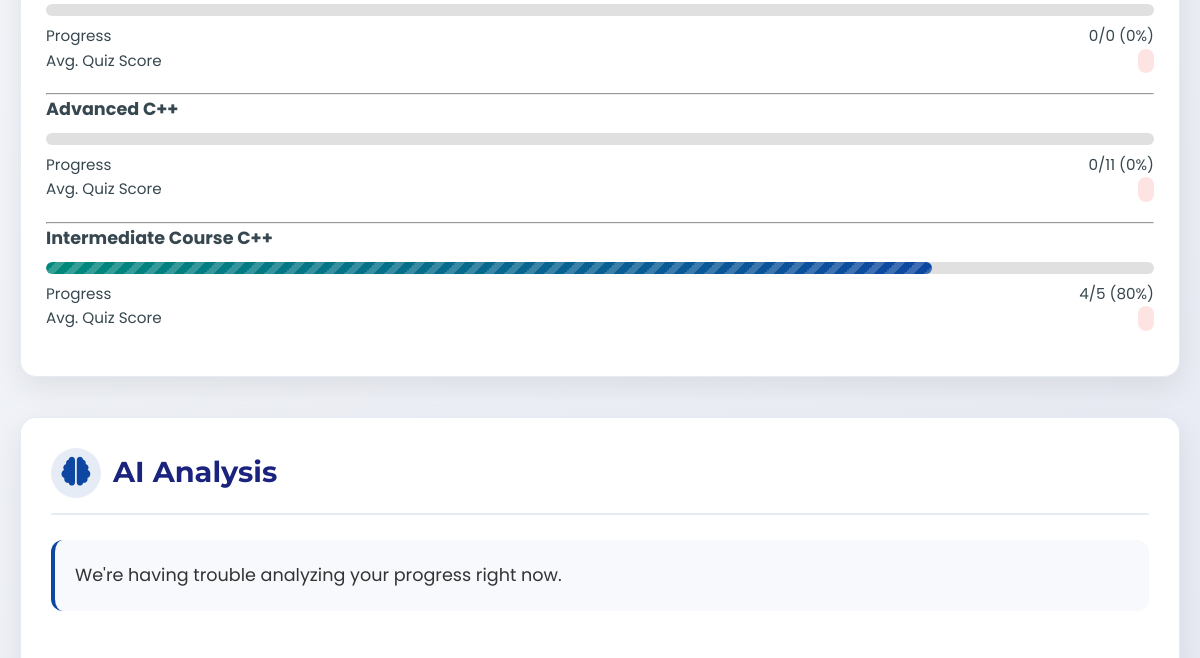
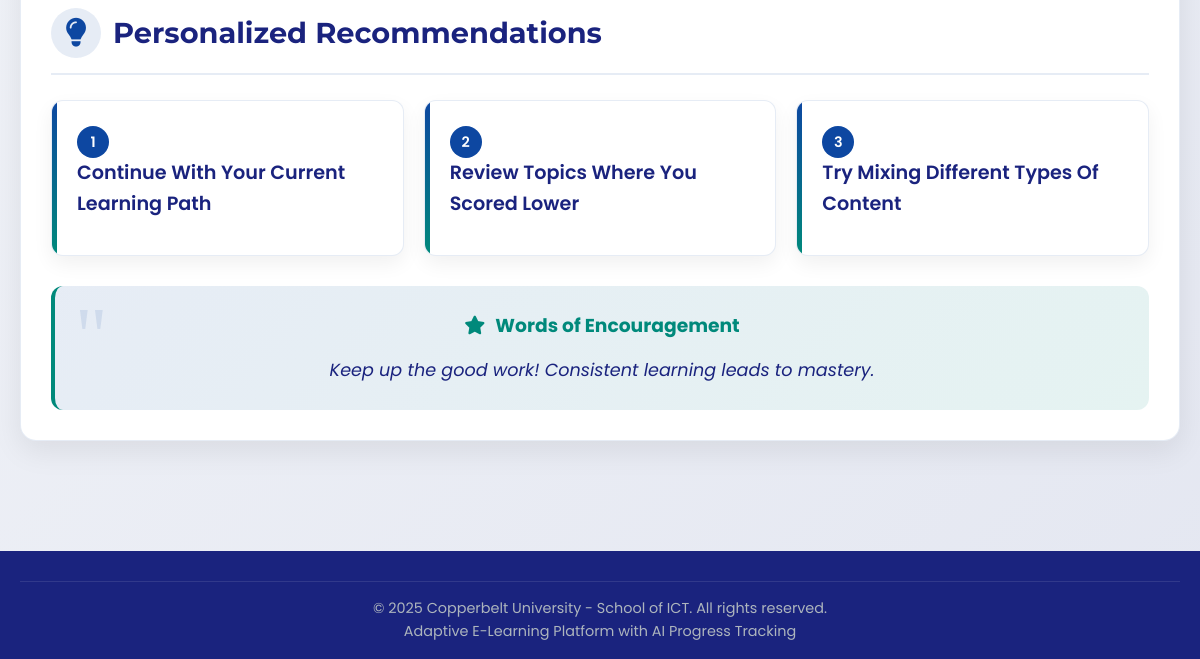
The page /progress-analysis/ (signed in, lower part) on the database as committed earlier (2 pictures, top to bottom).
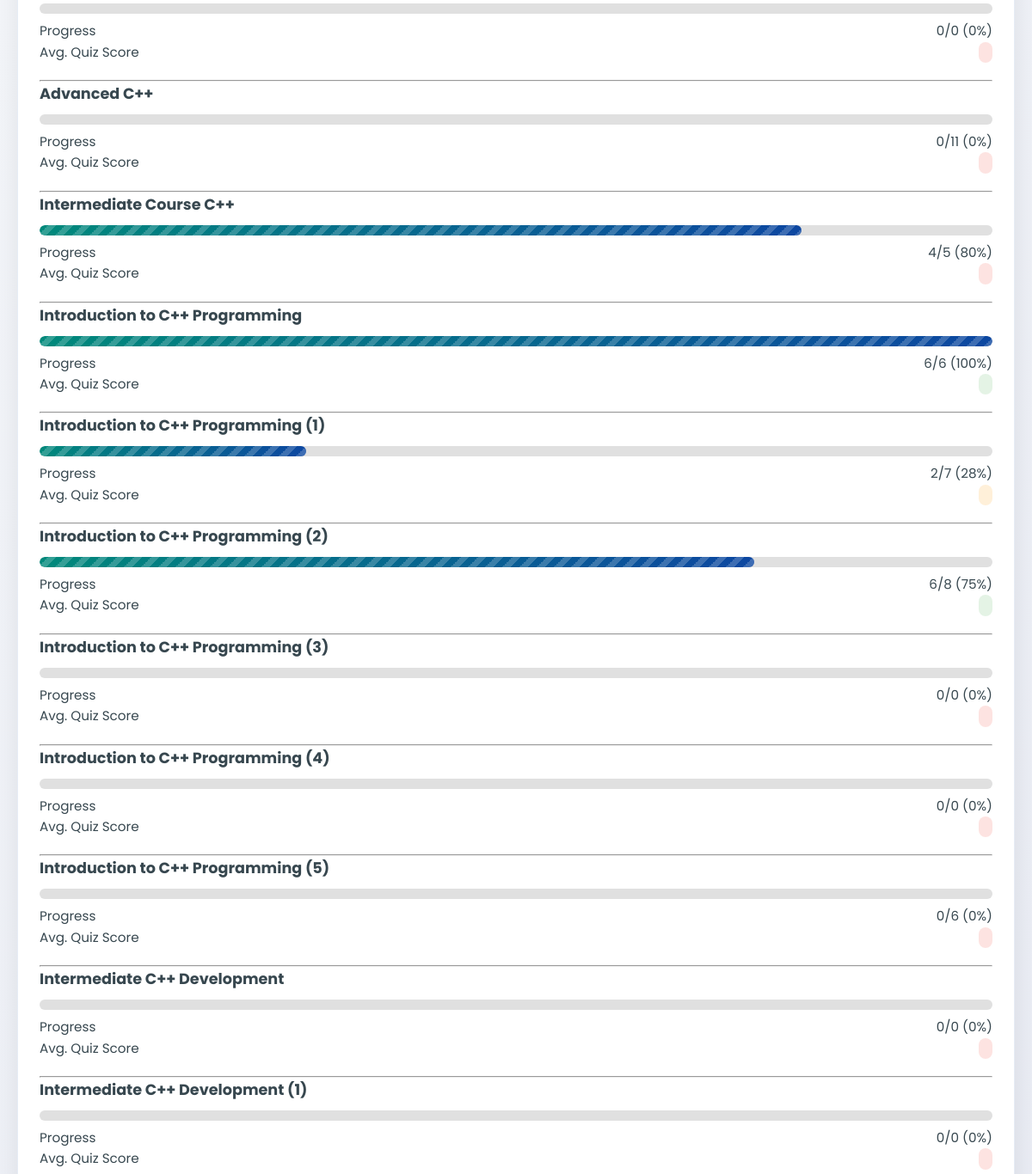
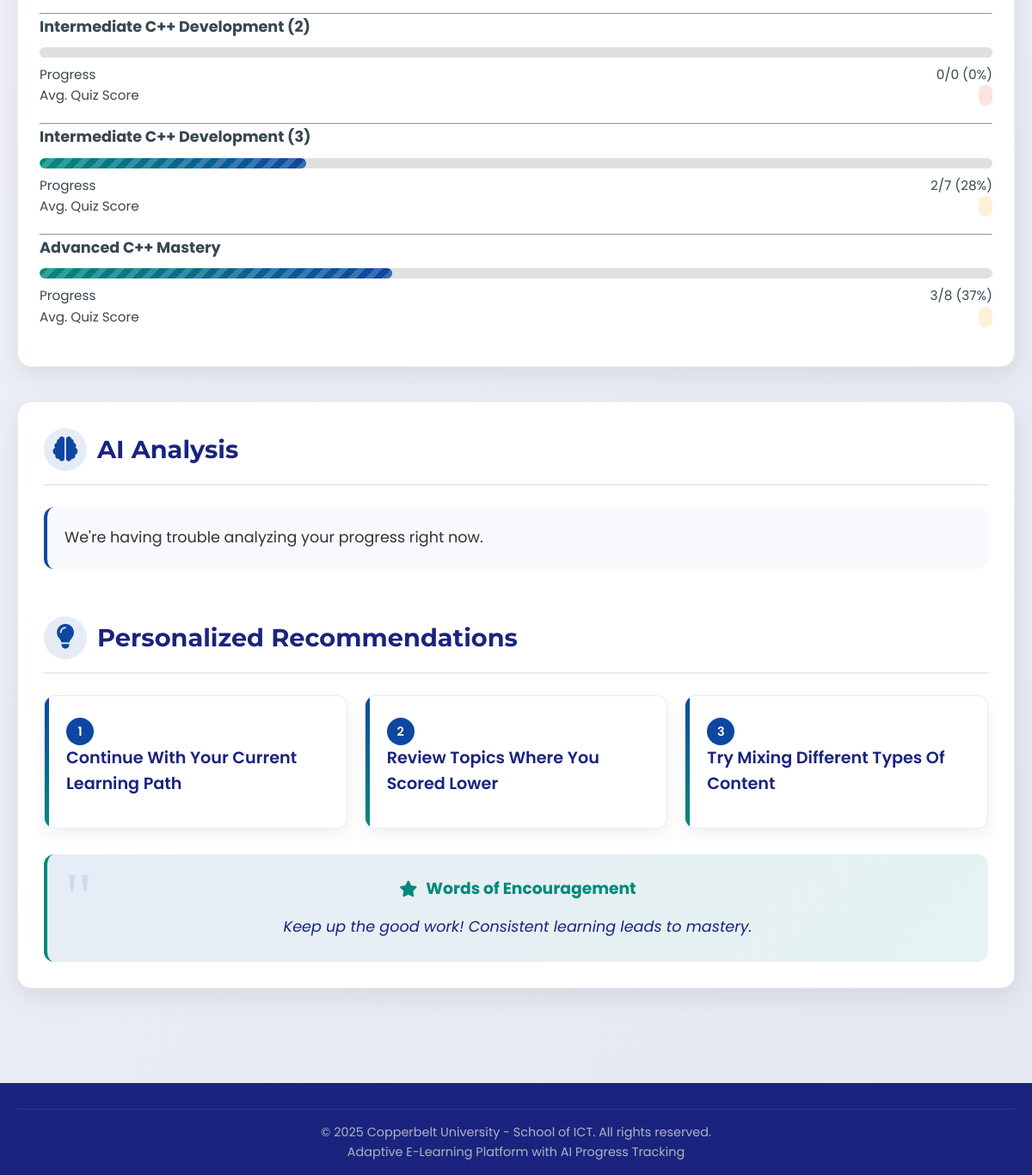
The same page on the database as committed later (2 pictures, top to bottom).
### content/models.py (models this page shows, shortened)
class GeneratedCourse(models.Model):
    LEVEL_CHOICES = [
        ('beginner', 'Beginner'),
        ('moderate', 'Intermediate'),
        ('advanced', 'Advanced'),
    ]
    user = models.ForeignKey(settings.AUTH_USER_MODEL, on_delete=models.CASCADE)
    title = models.CharField(max_length=200)
    description = models.TextField()
    category = models.CharField(max_length=100, default="C++ Programming")
    include_video = models.BooleanField(default=False)
    chapters_count = models.IntegerField(default=0)
    generated_content = models.JSONField(default=dict, blank=True)
    created_at = models.DateTimeField(auto_now_add=True)
    level = models.CharField(max_length=10, choices=LEVEL_CHOICES, default='beginner')
    class Meta:
        constraints = []

### content/views.py (the view)
# urls.py: path('progress-analysis/', views.progress_analysis_view, name='progress_analysis'),
@login_required
def progress_analysis_view(request):
    student = request.user
    regular_courses_progress = []
    courses = Course.objects.all()
    for course in courses:
        completed_lessons = UserProgress.objects.filter(
            student=student,
            lesson__module__course=course,
            is_completed=True
        ).count()
        total_lessons = sum(module.lessons.count() for module in course.modules.all())
        progress_percentage = int((completed_lessons / total_lessons) * 100) if total_lessons > 0 else 0
        regular_courses_progress.append({
            'course': course,
            'progress': progress_percentage,
            'completed': completed_lessons,
            'total': total_lessons
        })
    generated_courses_progress = []
    generated_courses = GeneratedCourse.objects.filter(user=student)
    for course in generated_courses:
        completed_topics = GeneratedTopicCompletion.objects.filter(
            student=student,
            topic__chapter__course=course
        ).count()
        total_topics = GeneratedTopic.objects.filter(chapter__course=course).count()
        progress_percentage = int((completed_topics / total_topics) * 100) if total_topics > 0 else 0
        try:
            completions = GeneratedTopicCompletion.objects.filter(
                student=student,
                topic__chapter__course=course
            ).exclude(score=None)
            avg_score = completions.aggregate(Avg('score'))['score__avg'] or 0
        except FieldError:
            avg_score = 0
        generated_courses_progress.append({
            'course': course,
            'progress': progress_percentage,
            'completed': completed_topics,
            'total': total_topics,
            'avg_score': round(avg_score, 1)
        })
    progress_data = {
        'regular_courses': regular_courses_progress,
        'generated_courses': generated_courses_progress,
        'student_style': student.learning_style,
        'student_level': student.mastery_level
    }
    ai_recommendations = get_ai_progress_recommendations(progress_data)
    context = {
        'regular_progress': regular_courses_progress,
        'generated_progress': generated_courses_progress,
        'ai_recommendations': ai_recommendations,
        'student': student
    }
    return render(request, 'progress_analysis.html', context)

### templates/progress_analysis.html (shortened to what this page needs)
<!DOCTYPE html>
<html lang="en">
<head>
    <link rel="stylesheet" href="https://cdnjs.cloudflare.com/ajax/libs/font-awesome/6.4.0/css/all.min.css">
</head>
<body>
    <main class="main-content">
        <div class="container">
            <div class="progress-grid">
                <div class="progress-card">
                    {% for course in generated_progress %}
                    <div class="progress-item">
                        <h3>{{ course.course.title }}</h3>
                        <div class="progress-bar">
                            <div class="progress-fill" style="width: {{ course.progress }}%"></div>
                        </div>
                        <div class="progress-info">
                            <span>Progress</span>
                            <span>{{ course.completed }}/{{ course.total }} ({{ course.progress }}%)</span>
                        </div>
                        <div class="progress-info">
                            <span>Avg. Quiz Score</span>
                            <span class="score-display
                                {% if course.avg_score >= 70 %}score-high
                                {% elif course.avg_score >= 50 %}score-medium
                                {% else %}score-low{% endif %}">
                            </span>
                        </div>
                    </div>
                    {% if not forloop.last %}<hr>{% endif %}
                    {% endfor %}
                </div>
            </div>
            <div class="ai-section">
                <h2 class="section-title"><i class="fas fa-brain"></i> AI Analysis</h2>
                <div class="analysis-content">
                    <p>{{ ai_recommendations.analysis }}</p>
                </div>
                <h3 class="section-title"><i class="fas fa-lightbulb"></i> Personalized Recommendations</h3>
                <div class="recommendations-grid">
                    {% for recommendation in ai_recommendations.recommendations %}
                    <div class="recommendation-card">
                        <span class="rec-number">{{ forloop.counter }}</span>
                        <span class="rec-title">{{ recommendation.title }}</span>
                    </div>
                    {% endfor %}
                </div>
                <div class="encouragement-box">
                    <h3><i class="fas fa-star"></i> Words of Encouragement</h3>
                    <p>{{ ai_recommendations.encouragement }}</p>
                </div>
            </div>
        </div>
    </main>
    <footer>
        <div class="container">
            <div class="copyright">
                <p>&copy; 2025 Copperbelt University - School of ICT. All rights reserved.</p>
                <p>Adaptive E-Learning Platform with AI Progress Tracking</p>
            </div>
        </div>
    </footer>
</body>
</html>

Rows that differ between the two databases and show on the page:
added GeneratedCourse: course "Introduction to C++ Programming", completed "6", total "6", progress "100"
added GeneratedCourse: course "Introduction to C++ Programming (1)", completed "2", total "7", progress "28"
added GeneratedCourse: course "Introduction to C++ Programming (2)", completed "6", total "8", progress "75"
added GeneratedCourse: course "Introduction to C++ Programming (3)", completed "0", total "0", progress "0"
added GeneratedCourse: course "Introduction to C++ Programming (4)", completed "0", total "0", progress "0"
added GeneratedCourse: course "Introduction to C++ Programming (5)", completed "0", total "6", progress "0"
added GeneratedCourse: course "Intermediate C++ Development", completed "0", total "0", progress "0"
added GeneratedCourse: course "Intermediate C++ Development (1)", completed "0", total "0", progress "0"
added GeneratedCourse: course "Intermediate C++ Development (2)", completed "0", total "0", progress "0"
added GeneratedCourse: course "Intermediate C++ Development (3)", completed "2", total "7", progress "28"
added GeneratedCourse: course "Advanced C++ Mastery", completed "3", total "8", progress "37"
